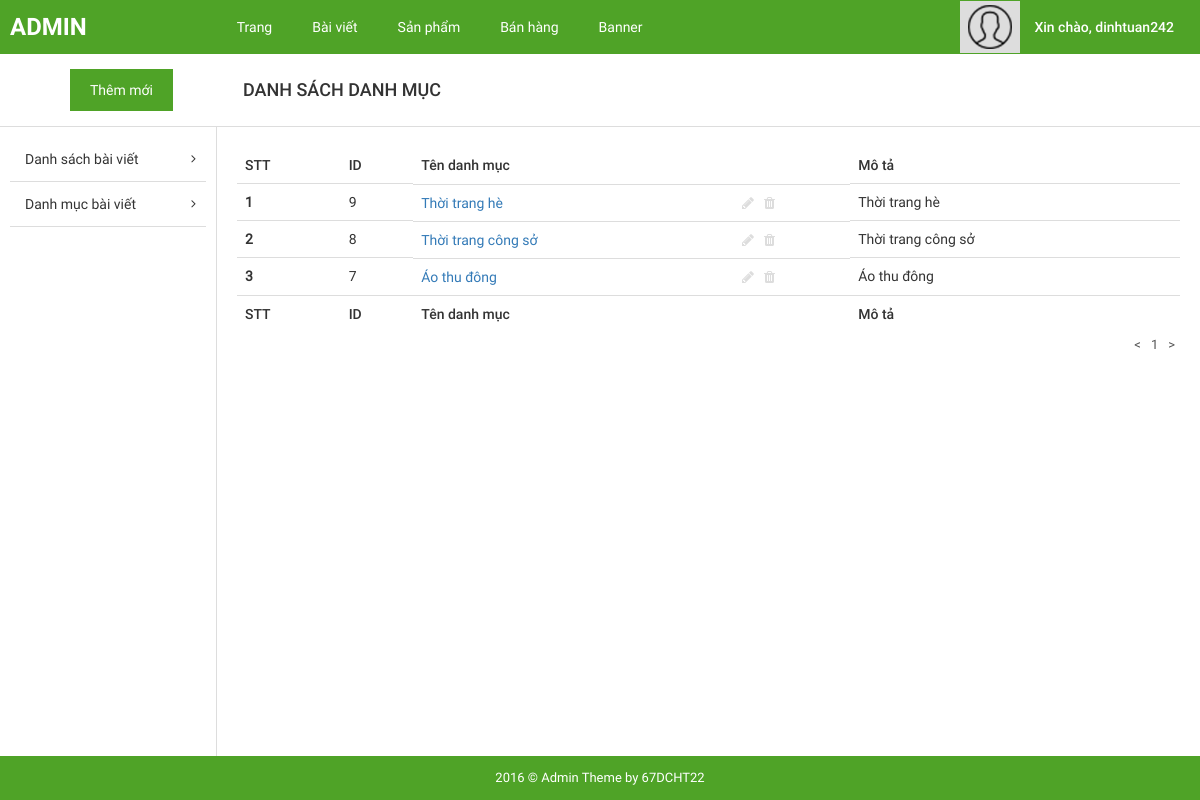
/admin/?page=list_cat (signed in), run on the app's committed database.
### tables this page shows
CREATE TABLE `tbl_user` (
  `username` varchar(30) NOT NULL,
  `name` char(50) DEFAULT NULL,
  `email` varchar(200) DEFAULT NULL,
  `phone` varchar(10) DEFAULT NULL,
  `address` varchar(200) DEFAULT NULL,
  `password` varchar(10) NOT NULL
);

CREATE TABLE `tbl_category` (
  `id` int(11) NOT NULL,
  `title` varchar(100) NOT NULL,
  `content` text NOT NULL
);

### admin/pages/list_cat.php (the view, shortened to what this page needs)
<div id="main-content-wp" class="list-cat-page">
    <div class="section" id="title-page">
        <div class="clearfix">
            <a href="?page=add_cat" title="" id="add-new" class="fl-left">Thêm mới</a>
            <h3 id="index" class="fl-left">Danh sách danh mục</h3>
        </div>
    </div>
    <div class="wrap clearfix">
        <div id="sidebar" class="fl-left">
            <ul id="list-cat">
                <li>
                    <a href="?page=list_post" title="">Danh sách bài viết</a>
                </li>
                <li>
                    <a href="?page=list_cat" title="">Danh mục bài viết</a>
                </li>
            </ul>
        </div>
        <div id="content" class="fl-right">
            <div class="section" id="detail-page">
                <div class="section-detail">
                    <div class="table-responsive">
                        <table class="table list-table-wp">
                            <thead>
                                <tr>
                                    <td><span class="thead-text">STT</span></td>
                                    <td><span class="thead-text">ID</span></td>
                                    <td><span class="thead-text">Tên danh mục</span></td>
                                    <td><span class="thead-text">Mô tả</span></td>
                                </tr>
                                <?php
            if(isset($_GET['trang'])){
                $get_trang = $_GET['trang'];
            }
            else{
                $get_trang = '';
            }
            if ($get_trang == '' || $get_trang == 1){
                $trang = 0;
            }
            else
            {
                $trang = ($get_trang*8)-8;
            }
            ?>
                            </thead>
                            <tbody>
                               <?php
                               include("../config/dbconfig.php");
                               if (isset($_POST['s'])) {
                                    if ($_POST['s'] != '') {
                                        $s = $_POST['s'];
                                        $sql = "select * from tbl_category where id LIKE '%$s%' or title LIKE '%$s%' order by id desc limit $trang,8";
                                    }else {
                                        $sql = "select * from tbl_category order by id desc limit $trang,8";
                                    }
                                }else{
                                    $sql = "select * from tbl_category order by id desc limit $trang,8";
                                    }
                               $run = mysqli_query($conn, $sql);
                               $i = 0;
                               while ($row = mysqli_fetch_array($run)) {
                                  $i++;
                                  ;?>
                                  <tr>
                                    <th scope="row"><?php echo $i;?></th>
                                    <td><span class="tbody-text"><?php echo $row["id"];?></h3></span>
                                        <td class="clearfix">
                                            <div class="tb-title fl-left">
                                                <a href="" title=""><?php echo $row["title"];?></a>
                                            </div>
                                            <ul class="list-operation fl-right">
                                                <li><a href="?page=change_cat&id=<?php echo $row['id'];?>" title="Sửa" class="edit"><i class="fa fa-pencil" aria-hidden="true"></i></a></li>
                                                <li><a href="?page=delete_cat&id=<?php echo $row['id'];?>" title="Xóa" class="delete"><i class="fa fa-trash" aria-hidden="true"></i></a></li>
                                            </ul>
                                        </td>
                                        <td><span class="tbody-text"><?php echo $row["content"];?></span></td>
                                    </tr>
                                    <?php
                                }
                                ;?>
                            </tbody>
                            <thead>
                                <tr>
                                    <td><span class="thead-text">STT</span></td>
                                    <td><span class="thead-text">ID</span></td>
                                    <td><span class="thead-text">Tên danh mục</span></td>
                                    <td><span class="thead-text">Mô tả</span></td>
                                </tr>
                            </thead>
                        </table>
                    </div>
                </div>
            </div>
            <div class="section" id="paging-wp">
                <div class="section-detail clearfix">
                    <ul id="list-paging" class="fl-right">
                        <li>
                            <a href="" title=""><</a>
                        </li>
                        <?php
                            $sql_trang = "select * from tbl_category";
                            $run_trang = mysqli_query($conn,$sql_trang);
                            $sosanpham = mysqli_num_rows($run_trang);
                            $sotrang = ceil($sosanpham/8);
                            for($b=1;$b<=$sotrang;$b++){
                                echo '<li><a href="?page=list_cat&trang='.$b.'" style="text-decoration:none">'.' '.$b.' '.'</a></li>';
                            }
                            ?>
                        <li>
                            <a href="" title="">></a>
                        </li>
                    </ul>
                </div>
            </div>
        </div>
    </div>
</div>

### admin/inc/header.php (shortened to what this page needs)
<!DOCTYPE html>
<html>
    <head>
        <link href="public/css/bootstrap/bootstrap.min.css" rel="stylesheet" type="text/css"/>
        <link href="public/css/bootstrap/bootstrap-theme.min.css" rel="stylesheet" type="text/css"/>
        <link href="public/reset.css" rel="stylesheet" type="text/css"/>
        <link href="public/css/font-awesome/css/font-awesome.min.css" rel="stylesheet" type="text/css"/>
        <link href="public/style.css" rel="stylesheet" type="text/css"/>
        <link href="public/responsive.css" rel="stylesheet" type="text/css"/>
    </head>
    <body>
        <div id="site">
            <div id="container">
                <div id="header-wp">
                    <div class="wp-inner clearfix">
                        <a href="?page=list_post" title="" id="logo" class="fl-left">ADMIN</a>
                        <ul id="main-menu" class="fl-left">
                            <li>
                                <a href="?page=list_page" title="">Trang</a>
                            </li>
                            <li>
                                <a href="?page=list_post" title="">Bài viết</a>
                            </li>
                            <li>
                                <a href="?page=list_product" title="">Sản phẩm</a>
                            </li>
                            <li>
                                <a href="?page=list_order" title="">Bán hàng</a>
                            </li>
                            <li>
                                <a href="?page=list_banner" title="">Banner</a>
                            </li>
                        </ul>
                        <div id="dropdown-user" class="dropdown dropdown-extended fl-right">
                            <button class="dropdown-toggle clearfix" type="button"  data-toggle="dropdown" aria-haspopup="true" aria-expanded="true">
                                <div id="thumb-circle" class="fl-left">
                                    <img src="public/images/img-admin.png">
                                </div>
                                <?php
                                    include("../config/dbconfig.php");
                                    $email = $_SESSION['email'];
                                    $sql = "SELECT * from tbl_user where email = '$email'";
                                    $run = mysqli_query($conn, $sql);
                                    $row = mysqli_fetch_array($run);
                                ;?>
                                <h3 id="account" class="fl-right">Xin chào, <?php echo $row["username"];?></h3>
                            </button>
                        </div>
                    </div>
                </div>

### admin/public/css/import/global.css (style rules this page uses)
body { font-family: "Roboto Regular"; font-size: 14px; line-height: 24px; color: #333; }
.fl-left { float: left; }
.fl-right { float: right; }
img { max-width: 100%; height: auto; display: block; }
ul li { list-style: none!important; }
a { text-decoration: none!important; }
.dropdown .dropdown-toggle { background: none; border: none; outline: none; }

### admin/public/css/import/list_post.css (style rules this page uses)
#header-wp { background: #4fa327; }
#main-menu { margin-left: 120px; }
#main-menu li { float: left; }
#main-menu li a { display: block; color: #fff; padding: 15px 20px; }
#logo { font-family: 'Roboto Bold'; font-weight: normal; color: #fff; font-size: 24px; padding: 15px 10px; }
#thumb-circle { display: block; padding: 4px 8px; background: #ddd; }
#account { font-family: 'Roboto Medium'; font-weight: normal; color: #fff; padding: 14px 20px 14px 14px; }
#sidebar { width: 18%; padding: 10px; }
#content { width: 82%; border-left: 1px solid #ddd; padding: 20px; }
#title-page { border-bottom: 1px solid #ddd; }
#add-new { display: inline-block; color: #fff; background: #4fa327; padding: 9px 20px; margin: 15px 70px; }
#index { font-family: 'Roboto Medium'; font-weight: normal; text-transform: uppercase; font-size: 18px; padding: 24px 0px; }
#list-cat li { position: relative; }
#list-cat li a { position: relative; display: block; color: #333; padding: 10px 15px; border-bottom: 1px solid #ddd; }
#list-cat li a:after { position: absolute; content: '\f105'; font-family: 'FontAwesome'; top: 10px; right: 10px; font-size: 13px; }
.list-table-wp thead tr td { font-family: 'Roboto Medium'; font-weight: normal; }
.list-operation li { float: left; }
.list-operation li a { display: block; padding: 0px 5px; color: #ddd; }
.tb-title { width: 75%; display: -webkit-box; -webkit-line-clamp: 1; -moz-line-clamp: 1; -o-line-clamp: 1; -webkit-box-orient: vertical; -moz-box-orient: vertical; -o-box-orient: vertical; max-height: 100%; overflow: hidden; }
.list-operation { width: 25%; }
#list-paging li { float: left; }
#list-paging li a { display: inline-block; color: #555; font-size: 13px; padding: 0px 5px; }
#main-menu > li { position: relative; }

### admin/public/css/import/detail_order.css (style rules this page uses)
.table { margin-bottom: 0!important; }

### data on the page
tbl_user: username "dinhtuan242"
tbl_category: id "9", title "Thời trang hè", content "Thời trang hè"
tbl_category: id "8", title "Thời trang công sở", content "Thời trang công sở"
tbl_category: id "7", title "Áo thu đông", content "Áo thu đông"
